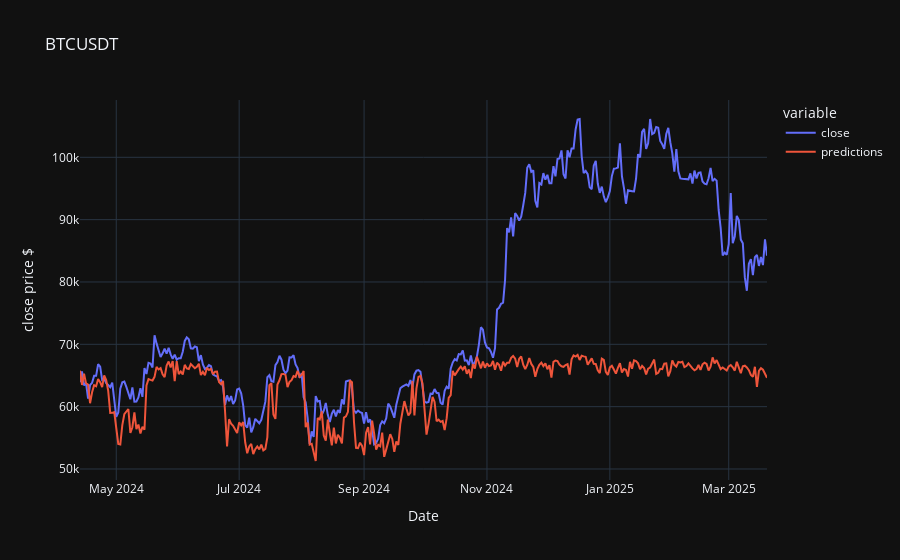

The notebook cell saved with this chart:
### Code cell
for coin in selected_coins:
    df_filename = coin.lower() + "_1d.csv"
    df = pd.read_csv("../backend/data/"+df_filename, parse_dates=True, index_col=0)
    # use the params trained from the initial model on BTC 5 year lagged close prices.
    xgboost_train_pipeline_full(coin, df, params)

### Figure 1 — Plotly figure (JSON) as saved in the notebook; plotly's stock layout.template omitted (floating-point values rounded to 4 significant figures; data arrays with more than 128 entries replaced by an {"elided": "..."} marker saying what was removed)
{"data": [{"hovertemplate": "variable=close<br>Date=%{x}<br>close price $=%{y}<extra></extra>", "legendgroup": "close", "line": {"color": "#636efa", "dash": "solid"}, "marker": {"symbol": "circle"}, "mode": "lines", "name": "close", "orientation": "v", "showlegend": true, "type": "scatter", "x": {"elided": "342 str values"}, "xaxis": "x", "y": {"elided": "342 float values"}, "yaxis": "y"}, {"hovertemplate": "variable=predictions<br>Date=%{x}<br>close price $=%{y}<extra></extra>", "legendgroup": "predictions", "line": {"color": "#EF553B", "dash": "solid"}, "marker": {"symbol": "circle"}, "mode": "lines", "name": "predictions", "orientation": "v", "showlegend": true, "type": "scatter", "x": {"elided": "342 str values"}, "xaxis": "x", "y": {"elided": "342 float values"}, "yaxis": "y"}], "layout": {"legend": {"title": {"text": "variable"}, "tracegroupgap": 0}, "title": {"text": "BTCUSDT"}, "xaxis": {"anchor": "y", "domain": [0, 1], "title": {"text": "Date"}}, "yaxis": {"anchor": "x", "domain": [0, 1], "title": {"text": "close price $"}}}}
